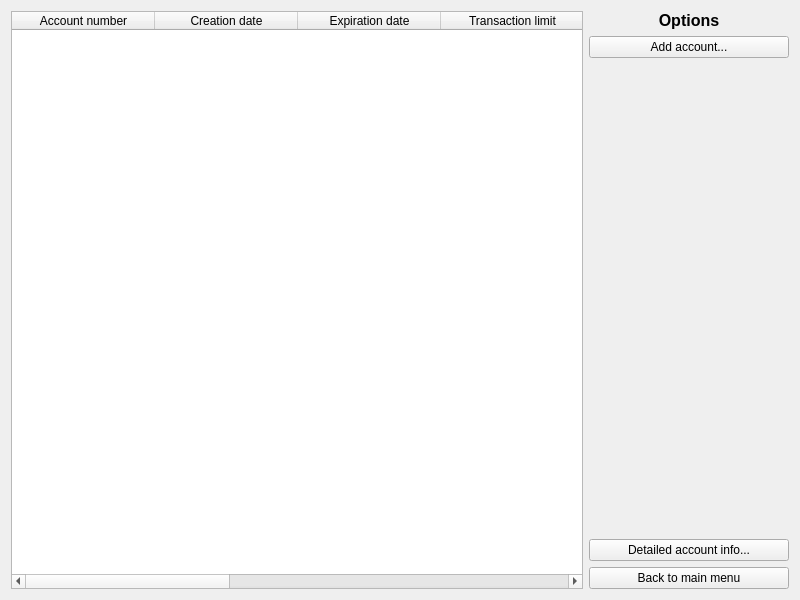
<?xml version="1.0" encoding="UTF-8"?>
<ui version="4.0">
 <class>AccountsWidget</class>
 <widget class="QWidget" name="AccountsWidget">
  <property name="geometry">
   <rect>
    <x>0</x>
    <y>0</y>
    <width>800</width>
    <height>600</height>
   </rect>
  </property>
  <property name="minimumSize">
   <size>
    <width>800</width>
    <height>600</height>
   </size>
  </property>
  <property name="windowTitle">
   <string>Form</string>
  </property>
  <layout class="QHBoxLayout" name="horizontalLayout">
   <item>
    <widget class="QTableWidget" name="account_list">
     <property name="columnCount">
      <number>8</number>
     </property>
     <attribute name="horizontalHeaderVisible">
      <bool>true</bool>
     </attribute>
     <attribute name="horizontalHeaderCascadingSectionResizes">
      <bool>false</bool>
     </attribute>
     <attribute name="horizontalHeaderDefaultSectionSize">
      <number>143</number>
     </attribute>
     <attribute name="horizontalHeaderHighlightSections">
      <bool>true</bool>
     </attribute>
     <attribute name="horizontalHeaderShowSortIndicator" stdset="0">
      <bool>true</bool>
     </attribute>
     <attribute name="horizontalHeaderStretchLastSection">
      <bool>true</bool>
     </attribute>
     <column>
      <property name="text">
       <string>Account number</string>
      </property>
     </column>
     <column>
      <property name="text">
       <string>Creation date</string>
      </property>
     </column>
     <column>
      <property name="text">
       <string>Expiration date</string>
      </property>
     </column>
     <column>
      <property name="text">
       <string>Transaction limit</string>
      </property>
     </column>
     <column/>
     <column/>
     <column/>
     <column/>
    </widget>
   </item>
   <item>
    <layout class="QVBoxLayout" name="options_section">
     <item>
      <widget class="QLabel" name="options_label">
       <property name="minimumSize">
        <size>
         <width>200</width>
         <height>0</height>
        </size>
       </property>
       <property name="font">
        <font>
         <pointsize>12</pointsize>
         <weight>75</weight>
         <bold>true</bold>
        </font>
       </property>
       <property name="text">
        <string>Options</string>
       </property>
       <property name="alignment">
        <set>Qt::AlignCenter</set>
       </property>
      </widget>
     </item>
     <item>
      <widget class="QPushButton" name="add_account_button">
       <property name="text">
        <string>Add account...</string>
       </property>
      </widget>
     </item>
     <item>
      <spacer name="options_spacer">
       <property name="orientation">
        <enum>Qt::Vertical</enum>
       </property>
       <property name="sizeHint" stdset="0">
        <size>
         <width>20</width>
         <height>40</height>
        </size>
       </property>
      </spacer>
     </item>
     <item>
      <widget class="QPushButton" name="account_info_button">
       <property name="text">
        <string>Detailed account info...</string>
       </property>
      </widget>
     </item>
     <item>
      <widget class="QPushButton" name="menu_button">
       <property name="text">
        <string>Back to main menu</string>
       </property>
      </widget>
     </item>
    </layout>
   </item>
  </layout>
 </widget>
 <resources/>
 <connections/>
</ui>
